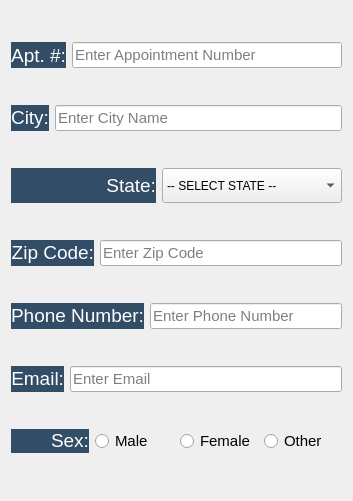
       <widget class="QWidget" name="verticalLayoutWidget">
        <property name="geometry">
         <rect>
          <x>620</x>
          <y>120</y>
          <width>353</width>
          <height>501</height>
         </rect>
        </property>
        <layout class="QVBoxLayout" name="verticalLayout_9">
         <item>
          <layout class="QHBoxLayout" name="horizontalLayout_AptNumber">
           <item>
            <widget class="QLabel" name="new_patient_apt_label_3">
             <property name="font">
              <font>
               <pointsize>14</pointsize>
              </font>
             </property>
             <property name="styleSheet">
              <string notr="true">background-color: rgb(52, 77, 103);
color: rgb(255, 255, 255);</string>
             </property>
             <property name="text">
              <string>Apt. #:</string>
             </property>
             <property name="alignment">
              <set>Qt::AlignRight|Qt::AlignTrailing|Qt::AlignVCenter</set>
             </property>
            </widget>
           </item>
           <item>
            <widget class="QLineEdit" name="new_patient_apt_lineEdit_3">
             <property name="maximumSize">
              <size>
               <width>325</width>
               <height>16777215</height>
              </size>
             </property>
             <property name="font">
              <font>
               <family>MS Shell Dlg 2</family>
               <pointsize>11</pointsize>
              </font>
             </property>
             <property name="styleSheet">
              <string notr="true"/>
             </property>
             <property name="placeholderText">
              <string>Enter Appointment Number</string>
             </property>
            </widget>
           </item>
          </layout>
         </item>
         <item>
          <layout class="QHBoxLayout" name="horizontalLayout_5">
           <item>
            <widget class="QLabel" name="city_label">
             <property name="font">
              <font>
               <pointsize>14</pointsize>
              </font>
             </property>
             <property name="styleSheet">
              <string notr="true">background-color: rgb(52, 77, 103);</string>
             </property>
             <property name="text">
              <string>&lt;html&gt;&lt;head/&gt;&lt;body&gt;&lt;p&gt;&lt;span style=&quot; color:#ffffff;&quot;&gt;City:&lt;/span&gt;&lt;/p&gt;&lt;/body&gt;&lt;/html&gt;</string>
             </property>
             <property name="alignment">
              <set>Qt::AlignRight|Qt::AlignTrailing|Qt::AlignVCenter</set>
             </property>
            </widget>
           </item>
           <item>
            <widget class="QLineEdit" name="city_lineEdit">
             <property name="maximumSize">
              <size>
               <width>325</width>
               <height>16777215</height>
              </size>
             </property>
             <property name="baseSize">
              <size>
               <width>200</width>
               <height>0</height>
              </size>
             </property>
             <property name="font">
              <font>
               <family>MS Shell Dlg 2</family>
               <pointsize>11</pointsize>
              </font>
             </property>
             <property name="styleSheet">
              <string notr="true"/>
             </property>
             <property name="readOnly">
              <bool>true</bool>
             </property>
             <property name="placeholderText">
              <string>Enter City Name</string>
             </property>
            </widget>
           </item>
          </layout>
         </item>
         <item>
          <layout class="QHBoxLayout" name="horizontalLayout_State">
           <item>
            <widget class="QLabel" name="state_label">
             <property name="maximumSize">
              <size>
               <width>145</width>
               <height>16777215</height>
              </size>
             </property>
             <property name="font">
              <font>
               <pointsize>14</pointsize>
              </font>
             </property>
             <property name="styleSheet">
              <string notr="true">background-color: rgb(52, 77, 103);</string>
             </property>
             <property name="text">
              <string>&lt;html&gt;&lt;head/&gt;&lt;body&gt;&lt;p&gt;&lt;span style=&quot; color:#ffffff;&quot;&gt;State:&lt;/span&gt;&lt;/p&gt;&lt;/body&gt;&lt;/html&gt;</string>
             </property>
             <property name="alignment">
              <set>Qt::AlignRight|Qt::AlignTrailing|Qt::AlignVCenter</set>
             </property>
            </widget>
           </item>
           <item>
            <widget class="QComboBox" name="new_patient_state_comboBox_3">
             <property name="sizePolicy">
              <sizepolicy hsizetype="Preferred" vsizetype="Fixed">
               <horstretch>0</horstretch>
               <verstretch>0</verstretch>
              </sizepolicy>
             </property>
             <property name="maximumSize">
              <size>
               <width>325</width>
               <height>35</height>
              </size>
             </property>
             <property name="toolTipDuration">
              <number>-1</number>
             </property>
             <item>
              <property name="text">
               <string>-- SELECT STATE --</string>
              </property>
             </item>
             <item>
              <property name="text">
               <string>Alabama</string>
              </property>
             </item>
             <item>
              <property name="text">
               <string>Alaska</string>
              </property>
             </item>
             <item>
              <property name="text">
               <string>Arizona</string>
              </property>
             </item>
             <item>
              <property name="text">
               <string>Arkansas</string>
              </property>
             </item>
             <item>
              <property name="text">
               <string>California</string>
              </property>
             </item>
             <item>
              <property name="text">
               <string>Colorado</string>
              </property>
             </item>
             <item>
              <property name="text">
               <string>Connecticut</string>
              </property>
             </item>
             <item>
              <property name="text">
               <string>Delaware</string>
              </property>
             </item>
             <item>
              <property name="text">
               <string>Florida</string>
              </property>
             </item>
             <item>
              <property name="text">
               <string>Georgia</string>
              </property>
             </item>
             <item>
              <property name="text">
               <string>Hawaii</string>
              </property>
             </item>
             <item>
              <property name="text">
               <string>Idaho</string>
              </property>
             </item>
             <item>
              <property name="text">
               <string>Illinois</string>
              </property>
             </item>
             <item>
              <property name="text">
               <string>Indiana</string>
              </property>
             </item>
             <item>
              <property name="text">
               <string>Iowa</string>
              </property>
             </item>
             <item>
              <property name="text">
               <string>Kansas</string>
              </property>
             </item>
             <item>
              <property name="text">
               <string>Kentucky</string>
              </property>
             </item>
             <item>
              <property name="text">
               <string>Louisiana</string>
              </property>
             </item>
             <item>
              <property name="text">
               <string>Maine</string>
              </property>
             </item>
             <item>
              <property name="text">
               <string>Maryland</string>
              </property>
             </item>
             <item>
              <property name="text">
               <string>Massachusetts</string>
              </property>
             </item>
             <item>
              <property name="text">
               <string>Michigan</string>
              </property>
             </item>
             <item>
              <property name="text">
               <string>Minnesota</string>
              </property>
             </item>
             <item>
              <property name="text">
               <string>Mississippi</string>
              </property>
             </item>
             <item>
              <property name="text">
               <string>Missouri</string>
              </property>
             </item>
             <item>
              <property name="text">
               <string>Montana</string>
              </property>
             </item>
             <item>
              <property name="text">
               <string>Nebraska</string>
              </property>
             </item>
             <item>
              <property name="text">
               <string>Nevada</string>
              </property>
             </item>
             <item>
              <property name="text">
               <string>New Hampshire</string>
              </property>
             </item>
             <item>
              <property name="text">
               <string>New Jersey</string>
              </property>
             </item>
             <item>
              <property name="text">
               <string>New Mexico</string>
              </property>
             </item>
             <item>
              <property name="text">
               <string>New York</string>
              </property>
             </item>
             <item>
              <property name="text">
               <string>North Carolina</string>
              </property>
             </item>
             <item>
              <property name="text">
               <string>North Dakota</string>
              </property>
             </item>
             <item>
              <property name="text">
               <string>Ohio</string>
              </property>
             </item>
             <item>
              <property name="text">
               <string>Oklahoma</string>
              </property>
             </item>
             <item>
              <property name="text">
               <string>Oregon</string>
              </property>
             </item>
             <item>
              <property name="text">
               <string>Pennsylvania</string>
              </property>
             </item>
             <item>
              <property name="text">
               <string>Rhode Island</string>
              </property>
             </item>
             <item>
              <property name="text">
               <string>South Carolina</string>
              </property>
             </item>
             <item>
              <property name="text">
               <string>South Dakota</string>
              </property>
             </item>
             <item>
              <property name="text">
               <string>Tennessee</string>
              </property>
             </item>
             <item>
              <property name="text">
               <string>Texas</string>
              </property>
             </item>
             <item>
              <property name="text">
               <string>Utah</string>
              </property>
             </item>
             <item>
              <property name="text">
               <string>Vermont</string>
              </property>
             </item>
             <item>
              <property name="text">
               <string>Virginia</string>
              </property>
             </item>
             <item>
              <property name="text">
               <string>Washington</string>
              </property>
             </item>
             <item>
              <property name="text">
               <string>West Virginia</string>
              </property>
             </item>
             <item>
              <property name="text">
               <string>Wisconsin</string>
              </property>
             </item>
             <item>
              <property name="text">
               <string>Wyoming</string>
              </property>
             </item>
            </widget>
           </item>
          </layout>
         </item>
         <item>
          <layout class="QHBoxLayout" name="horizontalLayout_ZipCode">
           <item>
            <widget class="QLabel" name="zip_code_label">
             <property name="font">
              <font>
               <pointsize>14</pointsize>
              </font>
             </property>
             <property name="styleSheet">
              <string notr="true">background-color: rgb(52, 77, 103);</string>
             </property>
             <property name="text">
              <string>&lt;html&gt;&lt;head/&gt;&lt;body&gt;&lt;p&gt;&lt;span style=&quot; color:#ffffff;&quot;&gt;Zip Code:&lt;/span&gt;&lt;/p&gt;&lt;/body&gt;&lt;/html&gt;</string>
             </property>
             <property name="alignment">
              <set>Qt::AlignRight|Qt::AlignTrailing|Qt::AlignVCenter</set>
             </property>
            </widget>
           </item>
           <item>
            <widget class="QLineEdit" name="zip_code_lineEdit">
             <property name="maximumSize">
              <size>
               <width>325</width>
               <height>16777215</height>
              </size>
             </property>
             <property name="font">
              <font>
               <family>MS Shell Dlg 2</family>
               <pointsize>11</pointsize>
              </font>
             </property>
             <property name="styleSheet">
              <string notr="true"/>
             </property>
             <property name="placeholderText">
              <string>Enter Zip Code</string>
             </property>
            </widget>
           </item>
          </layout>
         </item>
         <item>
          <layout class="QHBoxLayout" name="horizontalLayout_PhoneNumber">
           <item>
            <widget class="QLabel" name="phone_number_label">
             <property name="font">
              <font>
               <pointsize>14</pointsize>
              </font>
             </property>
             <property name="styleSheet">
              <string notr="true">background-color: rgb(52, 77, 103);</string>
             </property>
             <property name="text">
              <string>&lt;html&gt;&lt;head/&gt;&lt;body&gt;&lt;p&gt;&lt;span style=&quot; color:#ffffff;&quot;&gt;Phone Number:&lt;/span&gt;&lt;/p&gt;&lt;/body&gt;&lt;/html&gt;</string>
             </property>
             <property name="alignment">
              <set>Qt::AlignRight|Qt::AlignTrailing|Qt::AlignVCenter</set>
             </property>
            </widget>
           </item>
           <item>
            <widget class="QLineEdit" name="phone_number_lineEdit">
             <property name="maximumSize">
              <size>
               <width>325</width>
               <height>16777215</height>
              </size>
             </property>
             <property name="font">
              <font>
               <family>MS Shell Dlg 2</family>
               <pointsize>11</pointsize>
              </font>
             </property>
             <property name="styleSheet">
              <string notr="true"/>
             </property>
             <property name="placeholderText">
              <string>Enter Phone Number</string>
             </property>
            </widget>
           </item>
          </layout>
         </item>
         <item>
          <layout class="QHBoxLayout" name="horizontalLayout_Email">
           <item>
            <widget class="QLabel" name="email_label">
             <property name="font">
              <font>
               <pointsize>14</pointsize>
              </font>
             </property>
             <property name="styleSheet">
              <string notr="true">background-color: rgb(52, 77, 103);</string>
             </property>
             <property name="text">
              <string>&lt;html&gt;&lt;head/&gt;&lt;body&gt;&lt;p&gt;&lt;span style=&quot; color:#ffffff;&quot;&gt;Email:&lt;/span&gt;&lt;/p&gt;&lt;/body&gt;&lt;/html&gt;</string>
             </property>
             <property name="alignment">
              <set>Qt::AlignRight|Qt::AlignTrailing|Qt::AlignVCenter</set>
             </property>
            </widget>
           </item>
           <item>
            <widget class="QLineEdit" name="email_lineEdit">
             <property name="maximumSize">
              <size>
               <width>325</width>
               <height>16777215</height>
              </size>
             </property>
             <property name="font">
              <font>
               <family>MS Shell Dlg 2</family>
               <pointsize>11</pointsize>
              </font>
             </property>
             <property name="styleSheet">
              <string notr="true"/>
             </property>
             <property name="placeholderText">
              <string>Enter Email</string>
             </property>
            </widget>
           </item>
          </layout>
         </item>
         <item>
          <layout class="QHBoxLayout" name="horizontalLayout_Gender">
           <item>
            <widget class="QLabel" name="gender_label">
             <property name="font">
              <font>
               <pointsize>14</pointsize>
              </font>
             </property>
             <property name="styleSheet">
              <string notr="true">background-color: rgb(52, 77, 103);</string>
             </property>
             <property name="text">
              <string>&lt;html&gt;&lt;head/&gt;&lt;body&gt;&lt;p&gt;&lt;span style=&quot; color:#ffffff;&quot;&gt;Sex:&lt;/span&gt;&lt;/p&gt;&lt;/body&gt;&lt;/html&gt;</string>
             </property>
             <property name="alignment">
              <set>Qt::AlignRight|Qt::AlignTrailing|Qt::AlignVCenter</set>
             </property>
            </widget>
           </item>
           <item>
            <widget class="QRadioButton" name="radioButtonGenderM">
             <property name="font">
              <font>
               <pointsize>11</pointsize>
              </font>
             </property>
             <property name="styleSheet">
              <string notr="true"/>
             </property>
             <property name="text">
              <string>Male</string>
             </property>
            </widget>
           </item>
           <item>
            <widget class="QRadioButton" name="radioButton_GenderF">
             <property name="font">
              <font>
               <pointsize>11</pointsize>
              </font>
             </property>
             <property name="styleSheet">
              <string notr="true"/>
             </property>
             <property name="text">
              <string>Female</string>
             </property>
            </widget>
           </item>
           <item>
            <widget class="QRadioButton" name="radioButtonOther">
             <property name="font">
              <font>
               <pointsize>11</pointsize>
              </font>
             </property>
             <property name="styleSheet">
              <string notr="true"/>
             </property>
             <property name="text">
              <string>Other</string>
             </property>
            </widget>
           </item>
          </layout>
         </item>
        </layout>
       </widget>
